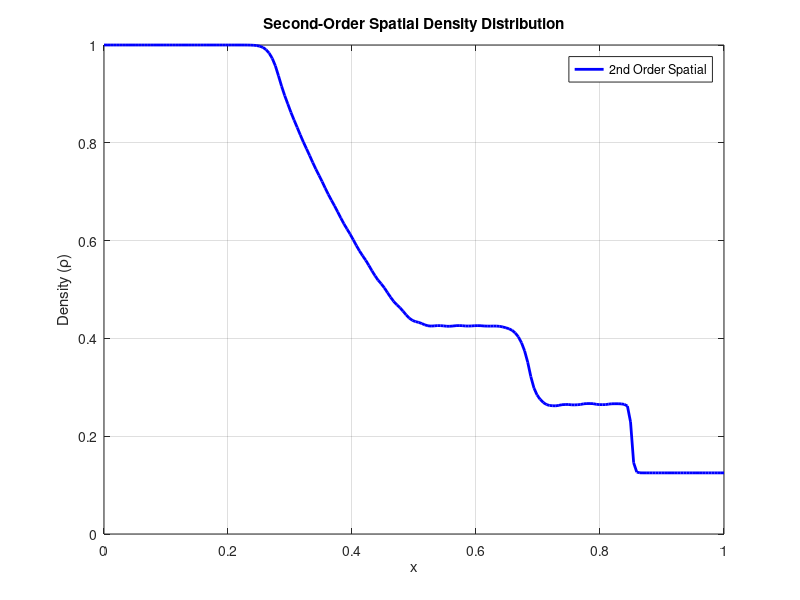

MATLAB code to generate this figure: (Note: this script raises an error after producing the figure.)
function second_order_spatial_solution()
    % Second-order spatial method with piecewise linear reconstruction
    
    % Initial conditions
    rho_L = 1.0; u_L = 0.0; p_L = 1.0;
    rho_R = 0.125; u_R = 0.0; p_R = 0.1;
    gamma = 1.4;
    
    % Domain and time
    N = 200;
    x = linspace(0, 1, N);
    dx = x(2) - x(1);
    t_final = 0.2;
    CFL = 0.5;
    
    % Initialize solution
    W = zeros(3, N);
    for i = 1:N
        if x(i) < 0.5
            W(1,i) = rho_L;
            W(2,i) = rho_L * u_L;
            W(3,i) = p_L/(gamma-1) + 0.5*rho_L*u_L^2;
        else
            W(1,i) = rho_R;
            W(2,i) = rho_R * u_R;
            W(3,i) = p_R/(gamma-1) + 0.5*rho_R*u_R^2;
        end
    end
    
    % Time stepping
    t = 0;
    while t < t_final
        % Calculate time step
        max_speed = 0;
        for i = 1:N
            rho = W(1,i);
            u = W(2,i)/rho;
            E = W(3,i);
            p = (gamma-1)*(E - 0.5*rho*u^2);
            c = sqrt(gamma*p/rho);
            max_speed = max(max_speed, abs(u) + c);
        end
        dt = CFL * dx / max_speed;
        if t + dt > t_final
            dt = t_final - t;
        end
        
        % Calculate slopes using minmod limiter
        W_slope = zeros(3, N);
        for i = 2:N-1
            for k = 1:3
                slope_left = (W(k,i) - W(k,i-1)) / dx;
                slope_right = (W(k,i+1) - W(k,i)) / dx;
                W_slope(k,i) = minmod(slope_left, slope_right);
            end
        end
        
        % Second-order spatial reconstruction
        W_new = W;
        for i = 2:N-1
            % Left and right states at interface i+1/2
            W_left = W(:,i) + W_slope(:,i) * dx/2;
            W_right = W(:,i+1) - W_slope(:,i+1) * dx/2;
            
            % Local Lax-Friedrichs flux
            F_left = euler_flux(W_left, gamma);
            F_right = euler_flux(W_right, gamma);
            alpha = max(wave_speed(W_left, gamma), wave_speed(W_right, gamma));
            F_half = 0.5*(F_left + F_right) - 0.5*alpha*(W_right - W_left);
            
            % Left interface i-1/2
            W_left_prev = W(:,i-1) + W_slope(:,i-1) * dx/2;
            W_right_prev = W(:,i) - W_slope(:,i) * dx/2;
            F_left_prev = euler_flux(W_left_prev, gamma);
            F_right_prev = euler_flux(W_right_prev, gamma);
            alpha_prev = max(wave_speed(W_left_prev, gamma), wave_speed(W_right_prev, gamma));
            F_half_prev = 0.5*(F_left_prev + F_right_prev) - 0.5*alpha_prev*(W_right_prev - W_left_prev);
            
            % Update
            W_new(:,i) = W(:,i) - (dt/dx)*(F_half - F_half_prev);
        end
        
        % Boundary conditions
        W_new(:,1) = W_new(:,2);
        W_new(:,N) = W_new(:,N-1);
        
        W = W_new;
        t = t + dt;
    end
    
    % Extract primitive variables
    rho = W(1,:);
    u = W(2,:) ./ W(1,:);
    E = W(3,:);
    p = (gamma-1)*(E - 0.5*W(1,:).*u.^2);
    
    % Save individual plots as TikZ
    % Density plot
    figure('Position', [100, 100, 400, 300]);
    set(gcf, 'Color', 'white');
    plot(x, rho, 'b-', 'LineWidth', 2);
    xlabel('x');
    ylabel('Density (\rho)');
    title('Second-Order Spatial Density Distribution');
    legend('2nd Order Spatial', 'Location', 'best');
    grid on;
    matlab2tikz('../report/figure/density_spatial2.tex');
    
    % Velocity plot
    figure('Position', [100, 100, 400, 300]);
    set(gcf, 'Color', 'white');
    plot(x, u, 'r-', 'LineWidth', 2);
    xlabel('x');
    ylabel('Velocity (u)');
    title('Second-Order Spatial Velocity Distribution');
    legend('2nd Order Spatial', 'Location', 'best');
    grid on;
    matlab2tikz('../report/figure/velocity_spatial2.tex');
    
    % Pressure plot
    figure('Position', [100, 100, 400, 300]);
    set(gcf, 'Color', 'white');
    plot(x, p, 'g-', 'LineWidth', 2);
    xlabel('x');
    ylabel('Pressure (p)');
    title('Second-Order Spatial Pressure Distribution');
    legend('2nd Order Spatial', 'Location', 'best');
    grid on;
    matlab2tikz('../report/figure/pressure_spatial2.tex');
end

function result = minmod(a, b)
    if a*b > 0
        if abs(a) <= abs(b)
            result = a;
        else
            result = b;
        end
    else
        result = 0;
    end
end

function F = euler_flux(W, gamma)
    rho = W(1);
    u = W(2)/rho;
    E = W(3);
    p = (gamma-1)*(E - 0.5*rho*u^2);
    
    F = [rho*u; rho*u^2 + p; u*(E + p)];
end

function alpha = wave_speed(W, gamma)
    rho = W(1);
    u = W(2)/rho;
    E = W(3);
    p = (gamma-1)*(E - 0.5*rho*u^2);
    c = sqrt(gamma*p/rho);
    alpha = abs(u) + c;
end
